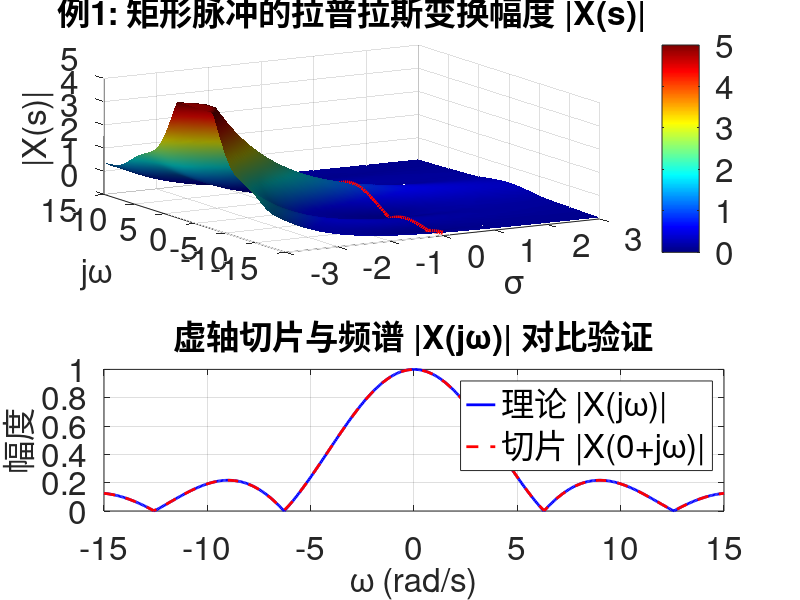
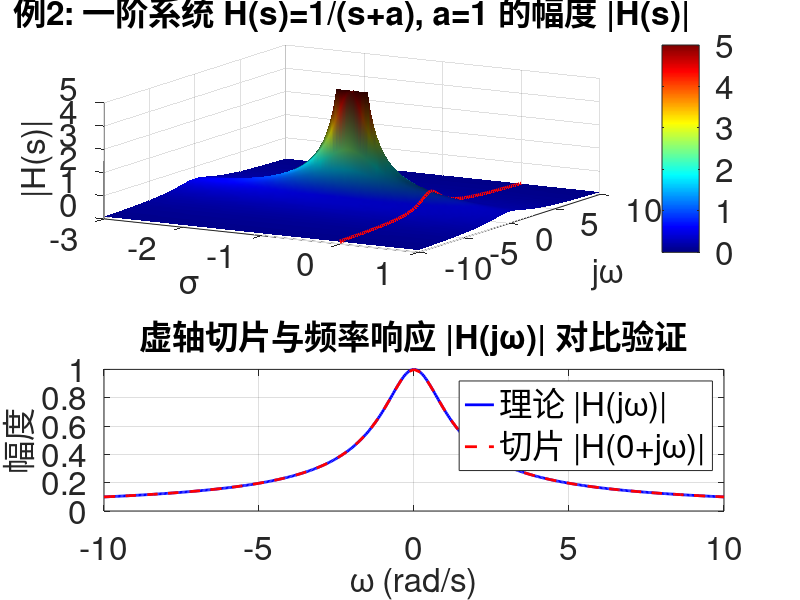

The MATLAB source for these figures, in order:
clear;
close all;
clc;


% ex05_06.m  |  例5.6 · 傅里叶＝拉氏在虚轴  |  AI 生成，已校验，R2023b
% 拉普拉斯变换与傅里叶变换关系可视化
% 例1：矩形脉冲 x(t)=1 (0<=t<=T), X(s)=(1-exp(-sT))/s
% 例2：一阶系统 H(s)=1/(s+a), a>0
% 在s平面绘制|·|的三维曲面，并用粗红线标出虚轴切片（傅里叶变换）
% 各配二维子图验证切片与理论频谱/频率响应重合

clear; close all;

% ---------- 通用设置 ----------
set(0, 'DefaultAxesFontSize', 24);

%% 例1：矩形脉冲
T = 1;
% s平面网格，聚焦虚轴附近
sigma_vals = linspace(-3, 3, 101);
w_vals1 = linspace(-15, 15, 101);
[Sigma1, W1] = meshgrid(sigma_vals, w_vals1);
s1 = Sigma1 + 1i*W1;

% X(s) = (1 - exp(-sT))/s，处理s=0的可去奇点
Xs = (1 - exp(-s1*T)) ./ s1;
idx0 = abs(s1) < 1e-6;
if any(idx0(:))
    Xs(idx0) = T;   % 极限值
end
Z1 = abs(Xs);

% 限幅，使极值不淹没曲面细节
maxZ1 = 5;
Z1(Z1 > maxZ1) = maxZ1;

% ----- 三维曲面 -----
figure('Position', [100 100 900 700]);
subplot(2,1,1);
surf(Sigma1, W1, Z1, 'EdgeColor', 'none');
shading interp;
colormap(jet(256));
caxis([0 maxZ1]);               % 色彩从0到上限，凸显变化
colorbar;
xlabel('\sigma', 'FontSize', 24);
ylabel('j\omega', 'FontSize', 24);
zlabel('|X(s)|', 'FontSize', 24);
title('例1: 矩形脉冲的拉普拉斯变换幅度 |X(s)|', 'FontSize', 24);
grid on;
hold on;

% 提取虚轴切片，用粗红线叠画在曲面上
[~, idx_s0_1] = min(abs(sigma_vals - 0));
Z_slice1 = Z1(:, idx_s0_1);
plot3(zeros(size(w_vals1)), w_vals1, Z_slice1, 'r-', 'LineWidth', 3);

camlight left; lighting gouraud; material dull;
view(-30, 30);   % 视角保证红线可见
hold off;

% ----- 二维验证图 -----
subplot(2,1,2);
% 理论频谱 |X(jω)| = |sinc(ωT/2)| * T 的另一种形式
w_dense1 = linspace(-15, 15, 500);
Xjw_theory = (1 - exp(-1i*w_dense1*T)) ./ (1i*w_dense1);
Xjw_theory(abs(w_dense1) < 1e-6) = T;
plot(w_dense1, abs(Xjw_theory), 'b-', 'LineWidth', 2); hold on;
% 从三维切片提取的幅值
plot(w_vals1, Z_slice1, 'r--', 'LineWidth', 2);
hold off;
xlabel('\omega (rad/s)', 'FontSize', 24);
ylabel('幅度', 'FontSize', 24);
title('虚轴切片与频谱 |X(j\omega)| 对比验证', 'FontSize', 24);
legend('理论 |X(j\omega)|', '切片 |X(0+j\omega)|', 'FontSize', 24);
grid on;

%% 例2：一阶系统 H(s) = 1/(s+a)
a = 1;
% s平面网格，包含极点 s=-a
sigma_vals2 = linspace(-3, 1, 101);   % 包含-1
w_vals2 = linspace(-10, 10, 101);
[Sigma2, W2] = meshgrid(sigma_vals2, w_vals2);
s2 = Sigma2 + 1i*W2;

Hs = 1 ./ (s2 + a);
Z2 = abs(Hs);

% 限幅
maxZ2 = 5;
Z2(Z2 > maxZ2) = maxZ2;

% ----- 三维曲面 -----
figure('Position', [100 100 900 700]);
subplot(2,1,1);
surf(Sigma2, W2, Z2, 'EdgeColor', 'none');
shading interp;
colormap(jet(256));
caxis([0 maxZ2]);
colorbar;
xlabel('\sigma', 'FontSize', 24);
ylabel('j\omega', 'FontSize', 24);
zlabel('|H(s)|', 'FontSize', 24);
title('例2: 一阶系统 H(s)=1/(s+a), a=1 的幅度 |H(s)|', 'FontSize', 24);
grid on;
hold on;

% 虚轴切片（傅里叶变换）
[~, idx_s0_2] = min(abs(sigma_vals2 - 0));
Z_slice2 = Z2(:, idx_s0_2);
plot3(zeros(size(w_vals2)), w_vals2, Z_slice2, 'r-', 'LineWidth', 3);

camlight left; lighting gouraud; material dull;
view(30, 30);    % 另一视角，清晰显示红线
hold off;

% ----- 二维验证图 -----
subplot(2,1,2);
% 理论频率响应 |H(jω)| = 1 / sqrt(ω^2 + a^2)
w_dense2 = linspace(-10, 10, 500);
Hjw_theory = 1 ./ abs(1i*w_dense2 + a);
plot(w_dense2, Hjw_theory, 'b-', 'LineWidth', 2); hold on;
plot(w_vals2, Z_slice2, 'r--', 'LineWidth', 2);
hold off;
xlabel('\omega (rad/s)', 'FontSize', 24);
ylabel('幅度', 'FontSize', 24);
title('虚轴切片与频率响应 |H(j\omega)| 对比验证', 'FontSize', 24);
legend('理论 |H(j\omega)|', '切片 |H(0+j\omega)|', 'FontSize', 24);
grid on;
